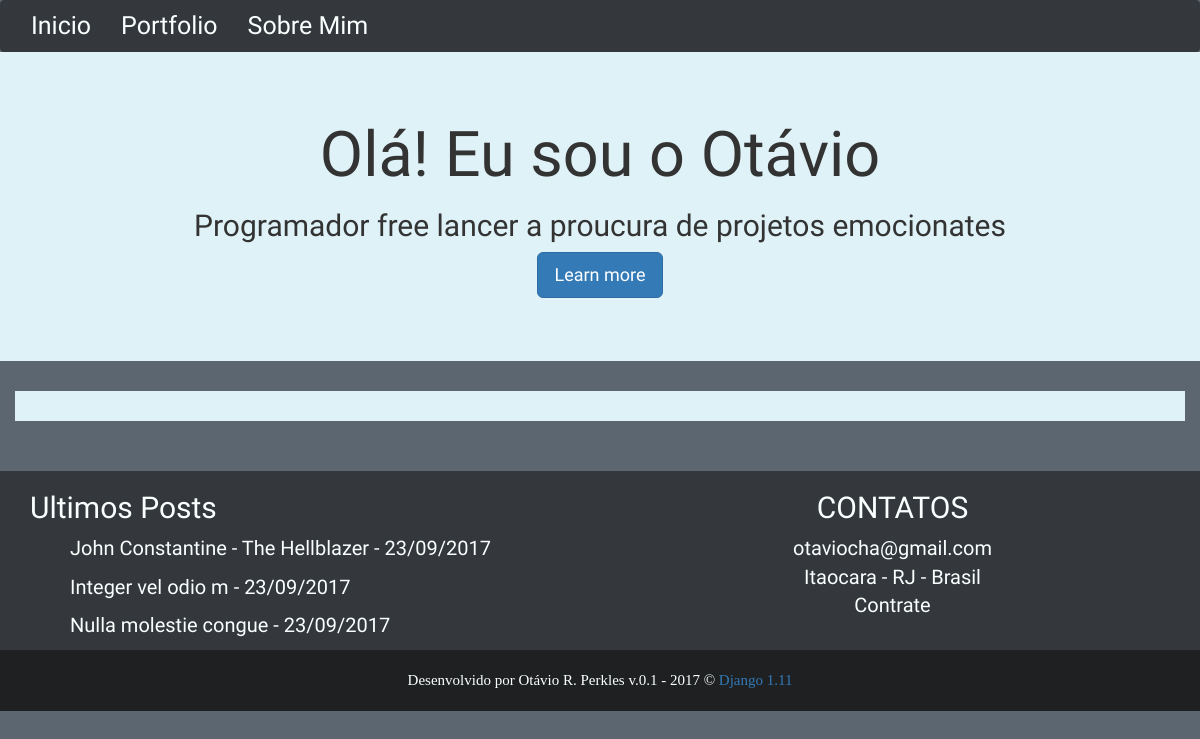
Page /portfolio on the earlier database version.
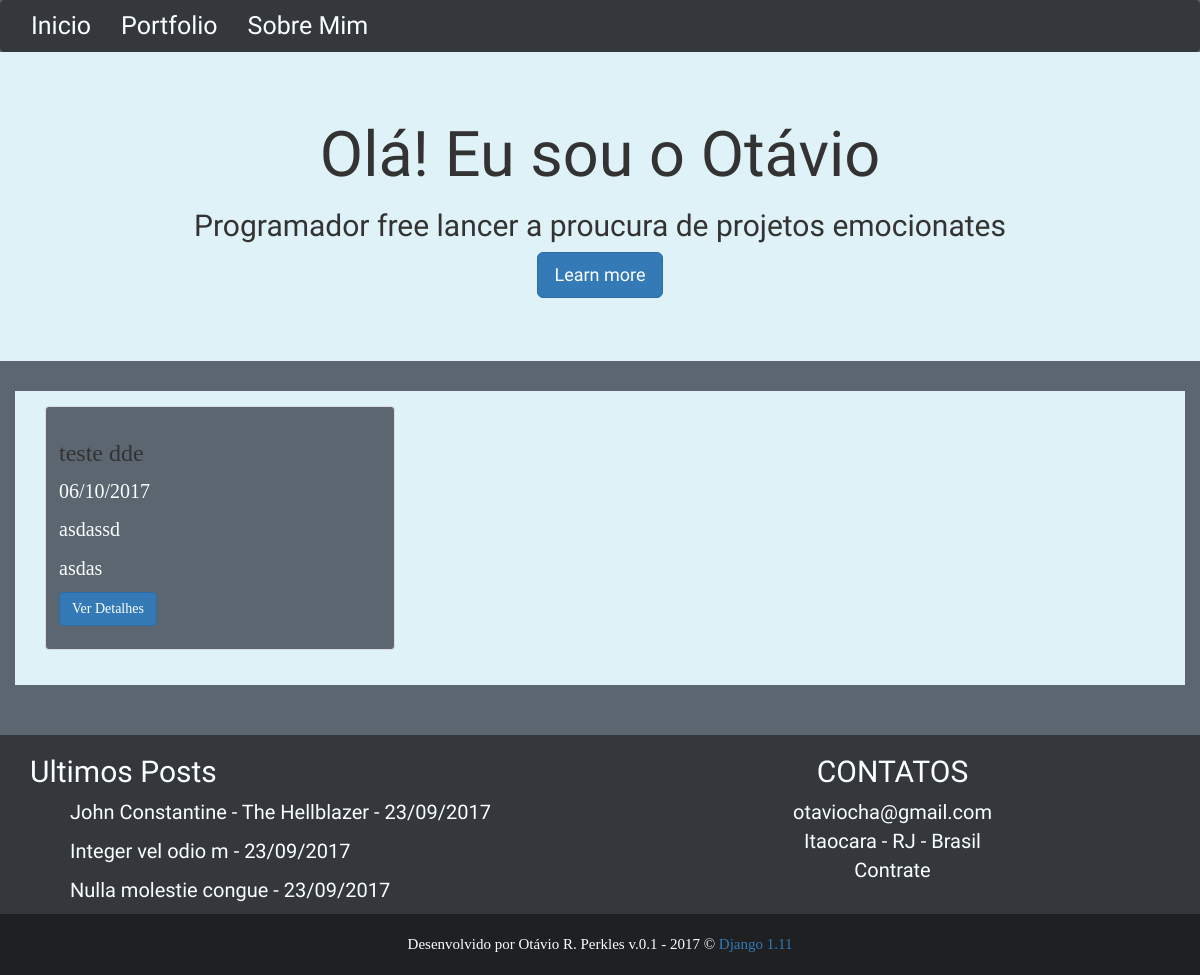
Same page on the later database version.
### content/models.py (models this page shows, shortened)
class Article(models.Model):
	titulo = models.CharField(max_length=200)
	photo = models.FileField(upload_to='static', null=True, blank=True) #procurar como fica em produção
	autor = models.CharField(max_length=30)
	corpo = tinymce_models.HTMLField(null=True, blank=True) #Tinymce field
	data = models.DateField()
	tag = models.CharField(max_length=30)
	class Meta:
		ordering = ['-data'] #Ordena minha classe artigo no queryset por data

### portfolio_page/models.py (models this page shows, shortened)
class Portfolio(models.Model):
	nome = models.CharField(max_length=200)
	foto = models.FileField(upload_to='static', null=True, blank=True) #procurar como fica em produção
	descricao = tinymce_models.HTMLField(null=True, blank=True) #Tinymce field
	data = models.DateField()
	tecnologia = models.CharField(max_length=30)
	url = models.CharField(max_length=30)
	class Meta:
		ordering = ['-data'] #Ordena minha classe artigo no queryset por data

### portfolio_page/views.py (the view)
# urls.py: url(r'^', views.portfolio_pagina),
def portfolio_pagina(request):
	menu = Article.objects.all()
	escopo = Portfolio.objects.all()
	context = {'escopo':escopo,'menu':menu}
	return render(request, 'portfolio.html', context)

### templates/portfolio.html (shortened to what this page needs)
{% extends "index.html"%}
{% load static %}
{% block jumbo %}
  <div class="jumbotron">
    <div class='jumbotron_container container'>
        <h1>Olá! Eu sou o Otávio</h1>
        <h2>Programador free lancer a proucura de projetos emocionates</h2>
        <p><a class="btn btn-primary btn-lg" href="#" role="button">Learn more</a></p>
      </div>
  </div>
{% endblock %}
{% block portfolio %}
	<div id='trabalho_destacado' class="row">
		{% for item in escopo%}
			<div class="col-sm-6 col-md-4">
				<div class="thumbnail">
  					<div class="caption">
    					<h3>{{item.nome}}</h3>
    					<p>{{item.data}}</p>
    					<p>{{item.tecnologia}}</p>
    					<p>{{item.url}}</p>
    					<p><a href="#" class="btn btn-primary" role="button">Ver Detalhes</a>
  					</div>
				</div>
			</div>
		{% endfor %}
	</div>
{% endblock%}

### templates/index.html (shortened to what this page needs)
{% load static %}
<!DOCTYPE html>
<html lang="pt-br">
	<head>
		<link rel="stylesheet" href="{% static 'css/bootstrap.css' %}">
		<link rel="stylesheet" href="{% static 'css/meucss.css' %}">
		<link href="//netdna.bootstrapcdn.com/font-awesome/3.2.1/css/font-awesome.css" rel="stylesheet">
	</head>
	<body>
		<nav class="navbar navbar-default" role="navigation">
			<div class="navbar-collapse collapse">
				<ul class="nav navbar-nav navbar-left">
					<li><a href="http://127.0.0.1:8000/"> Inicio</a></li>
					<li><a href="http://127.0.0.1:8000/portfolio">Portfolio</a></li>
					<li><a href="http://127.0.0.1:8000/sobremim">Sobre Mim</a></li>
				</ul>
				<ul class="nav navbar-nav navbar-right">
					<li><a href="https://github.com/Perkles" target="_blank" class="icon-github"></a></li>
					<li><a href="https://twitter.com/ZurykMalkin" target="_blank" class="icon-twitter"></a></li>
					<li><a href="https://www.linkedin.com/in/ot%C3%A1vio-reis-perkles-695913141/" target="_blank" class="icon-linkedin"></a></li>
					<li><a href="https://pt.stackoverflow.com/users/92077/ot%C3%A1vio-reis-perkles?tab=profile" target="_blank" class="icon-stackexchange"></a></li>
				</ul>
			</div>
		</nav>
		{% block jumbo %}
		{% endblock %}
		<div class='base container'>
			{% block portfolio %}{% endblock %}
		</div>
		<div class='pre_footer'>
			<div class='container'>
				<div class='row' >
					<div class='col-lg-6 col-md-6 col-sm-6'>
						<h2>Ultimos Posts</h2>
						{% for item in menu%}
							<ul>
								<li><a href="/artigos/{{item.id}}">{{item.titulo}} - {{item.data}}</a></li>
							</ul>
						{% endfor %}
					</div>
					<div class='contato'>
						<div class='col-lg-6 col-md-6 col-sm-6'>
							<h2>CONTATOS</h2>
							 otaviocha@gmail.com
							<br>
							 Itaocara - RJ - Brasil
							<br>
							 Contrate
						</div>
					</div>
				</div>
			</div>
		</div>
		<div class='footer'>
			Desenvolvido por Otávio R. Perkles v.0.1 - 2017 &copy
			<a href="https://www.djangoproject.com/">Django 1.11</a>
		</div>
	</body>
</html>

Differences in the rows shown:
added Portfolio: nome "teste dde", data "06/10/2017", tecnologia "asdassd", url "asdas"
